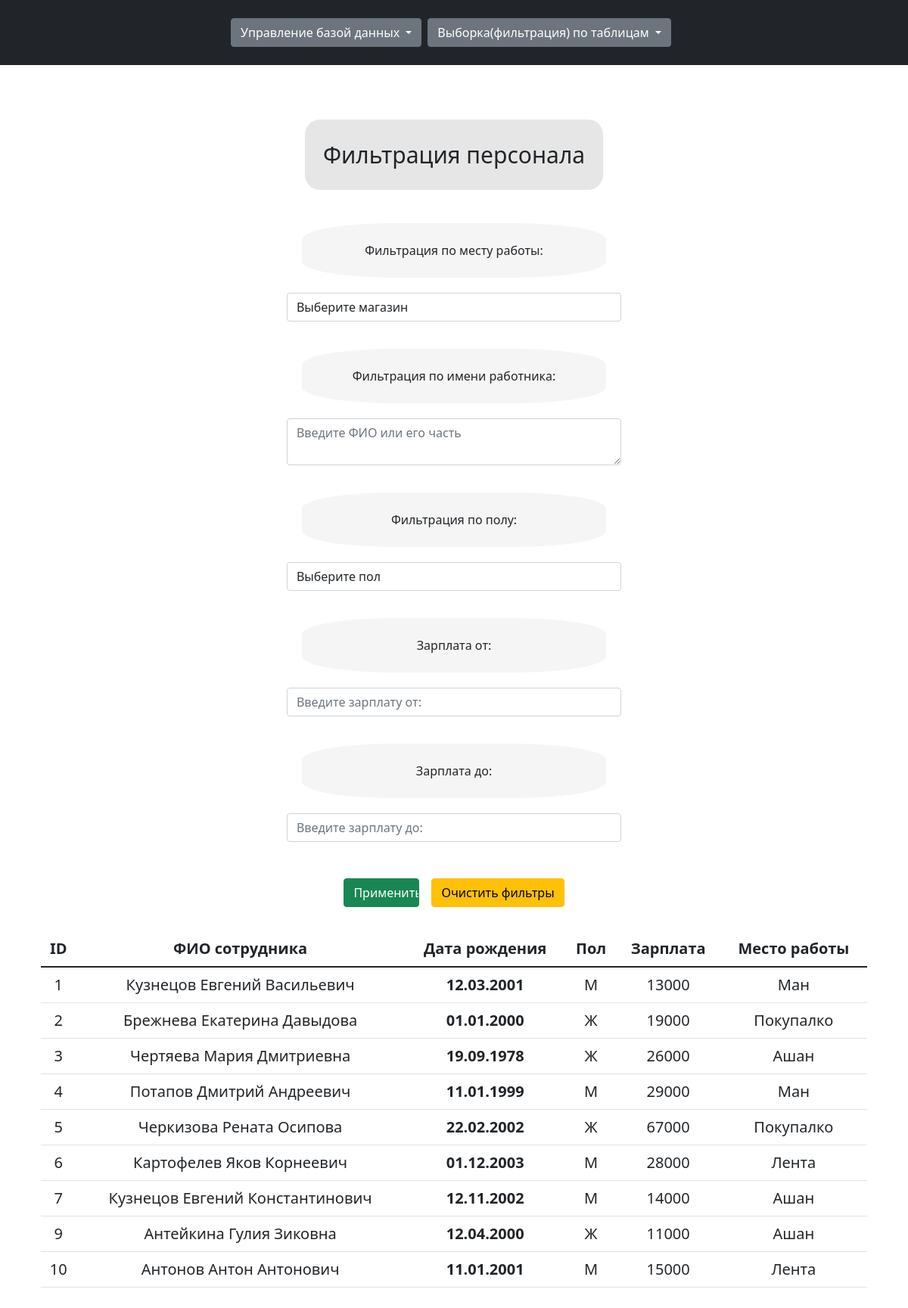
Screenshot of /filterpersonal.php with the database file from the repository.
### tables this page shows
CREATE TABLE `workers` (
  `id` int(11) NOT NULL,
  `FIOname` varchar(255) NOT NULL,
  `DateOfBirthday` text NOT NULL,
  `Gender` varchar(1) NOT NULL,
  `Sallary` double NOT NULL,
  `id_supermarket` int(11) NOT NULL
);

CREATE TABLE `supermarkets` (
  `id` int(11) NOT NULL,
  `NameSup` varchar(255) NOT NULL,
  `Adress` varchar(255) NOT NULL,
  `SizeInM3` int(11) NOT NULL,
  `DateOfFoundation` text NOT NULL
);

### logic/logicpersonal.php (called while the page is built, shortened)
<?php
$objdb = new Database();
$connection = $objdb->connect();
$query = "select workers.id, workers.FIOname,workers.DateOfBirthday,workers.Gender,workers.Sallary, supermarkets.NameSup
        from workers
        inner join supermarkets on workers.id_supermarket = supermarkets.id ";
$people = $connection->prepare($query);
$people->execute();

### filterpersonal.php (the view, shortened to what this page needs)
<?php
require_once 'logic/logicpersonal.php';
?>
<? include('header.php');?>
<div class = "p-4 container d-flex flex-column justify-content-center">
    <div class = "d-flex justify-content-center">
        <form class = "d-flex flex-column justify-content-center" action="filterpersonal.php" method="get">
            <div class = "p-4 m-4 text-center textdop">Фильтрация персонала </div>
            <div class="mb-3 d-flex flex-column justify-content-center">
                <label class = "p-4 text-center">Фильтрация по месту работы:</label>
                <select name="nameofplace" class="form-control">
                    <option value="" selected>Выберите магазин</option>
                </select>
            </div>
            <div class="mb-3 d-flex flex-column justify-content-center">
                <label class = "p-4 text-center">Фильтрация по имени работника:</label>
                <textarea class="form-control" placeholder="Введите ФИО или его часть" name="fioname"></textarea>
            </div>
            <div class="mb-3 d-flex flex-column justify-content-center">
                <label class = "p-4 text-center">Фильтрация по полу:</label>
                <select name="gender" class="form-control">
                    <option value="" selected>Выберите пол</option>
                </select>
            </div>
            <div class="mb-3 d-flex flex-column justify-content-center">
                <label class = "p-4 text-center">Зарплата от:</label>
                <input type="number" name="num_from" placeholder="Введите зарплату от:" value='' class="form-control">
            </div>
            <div class="mb-3 d-flex flex-column justify-content-center">
                <label class = "p-4 text-center">Зарплата до:</label>
                <input type="number" name="num_to" placeholder="Введите зарплату до:" value='' class="form-control">
            </div>
            <div class="p-4 d-flex flex-row justify-content-center">
                <input type="submit" value="Применить фильтры" class="m-2 btn btn-success">
                <input type="submit" name="clearfilter" value="Очистить фильтры" class="m-2 btn btn-warning">
            </div>
        </form>
    </div>
    <div>
        <table class="table">
            <thead>
            <tr>
                <th scope="col">ID</th>
                <th scope="col">ФИО сотрудника</th>
                <th scope="col">Дата рождения</th>
                <th scope="col">Пол</th>
                <th scope="col">Зарплата</th>
                <th scope="col">Место работы</th>
            </tr>
            </thead>
            <tbody>
            <?php foreach($people as $pole):?>
                <tr>
                    <td><?=$pole[0]?></td>
                    <td><?=$pole[1]?></td>
                    <th><?=$pole[2]?></th>
                    <td><?=$pole[3]?></td>
                    <td><?=$pole[4]?></td>
                    <td><?=$pole[5]?></td>
                </tr>
            <?php endforeach; ?>
            </tbody>
        </table>
    </div>
</div>
<? include('footer.php');?>

### cssfiles/main.css (style rules this page uses)
body { height: 100vh; }
.btn-success { width: 100px; margin: 5px; }
th,td { padding:20px; border:1px solid #ddd; align-items: center; }
tr { padding:20px; align-items: center; }
.textdop { font-size: 30px; background-color: #e6e6e6; border-radius: 20px; }
table { text-align: center; font-size: 20px; }
label { background-color: whitesmoke; border-radius: 30%; margin: 20px; }

### rows the page displays
workers: id "1", FIOname "Кузнецов Евгений Васильевич", DateOfBirthday "12.03.2001", Gender "М", Sallary "13000", id_supermarket.NameSup "Ман"
workers: id "2", FIOname "Брежнева Екатерина Давыдова", DateOfBirthday "01.01.2000", Gender "Ж", Sallary "19000", id_supermarket.NameSup "Покупалко"
workers: id "3", FIOname "Чертяева Мария Дмитриевна", DateOfBirthday "19.09.1978", Gender "Ж", Sallary "26000", id_supermarket.NameSup "Ашан"
workers: id "4", FIOname "Потапов Дмитрий Андреевич", DateOfBirthday "11.01.1999", Gender "М", Sallary "29000", id_supermarket.NameSup "Ман"
workers: id "5", FIOname "Черкизова Рената Осипова", DateOfBirthday "22.02.2002", Gender "Ж", Sallary "67000", id_supermarket.NameSup "Покупалко"
workers: id "6", FIOname "Картофелев Яков Корнеевич", DateOfBirthday "01.12.2003", Gender "М", Sallary "28000", id_supermarket.NameSup "Лента"
workers: id "7", FIOname "Кузнецов Евгений Константинович", DateOfBirthday "12.11.2002", Gender "М", Sallary "14000", id_supermarket.NameSup "Ашан"
workers: id "9", FIOname "Антейкина Гулия Зиковна", DateOfBirthday "12.04.2000", Gender "Ж", Sallary "11000", id_supermarket.NameSup "Ашан"
workers: id "10", FIOname "Антонов Антон Антонович", DateOfBirthday "11.01.2001", Gender "М", Sallary "15000", id_supermarket.NameSup "Лента"
